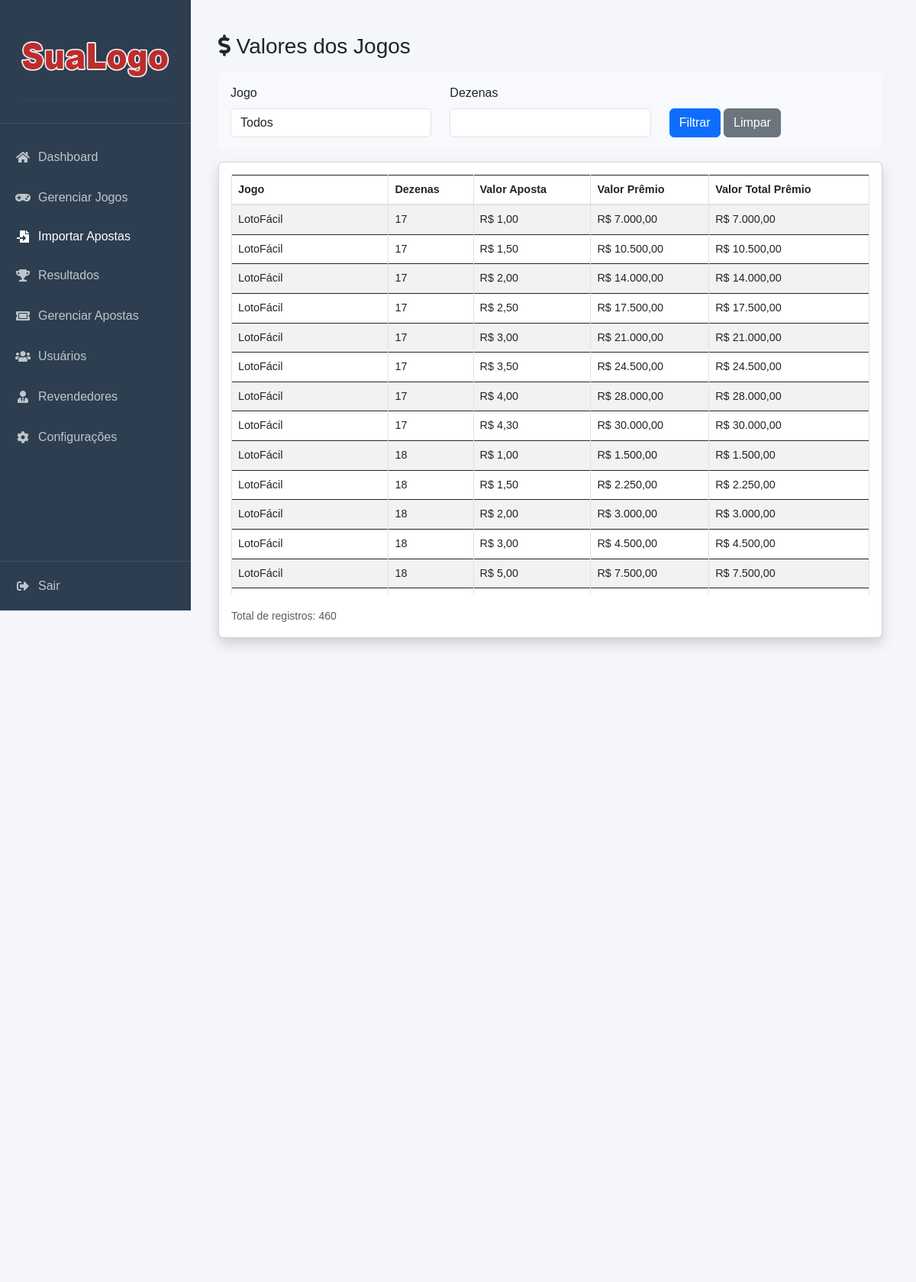
The app's page /admin/valores_jogos.php (signed in), older data.
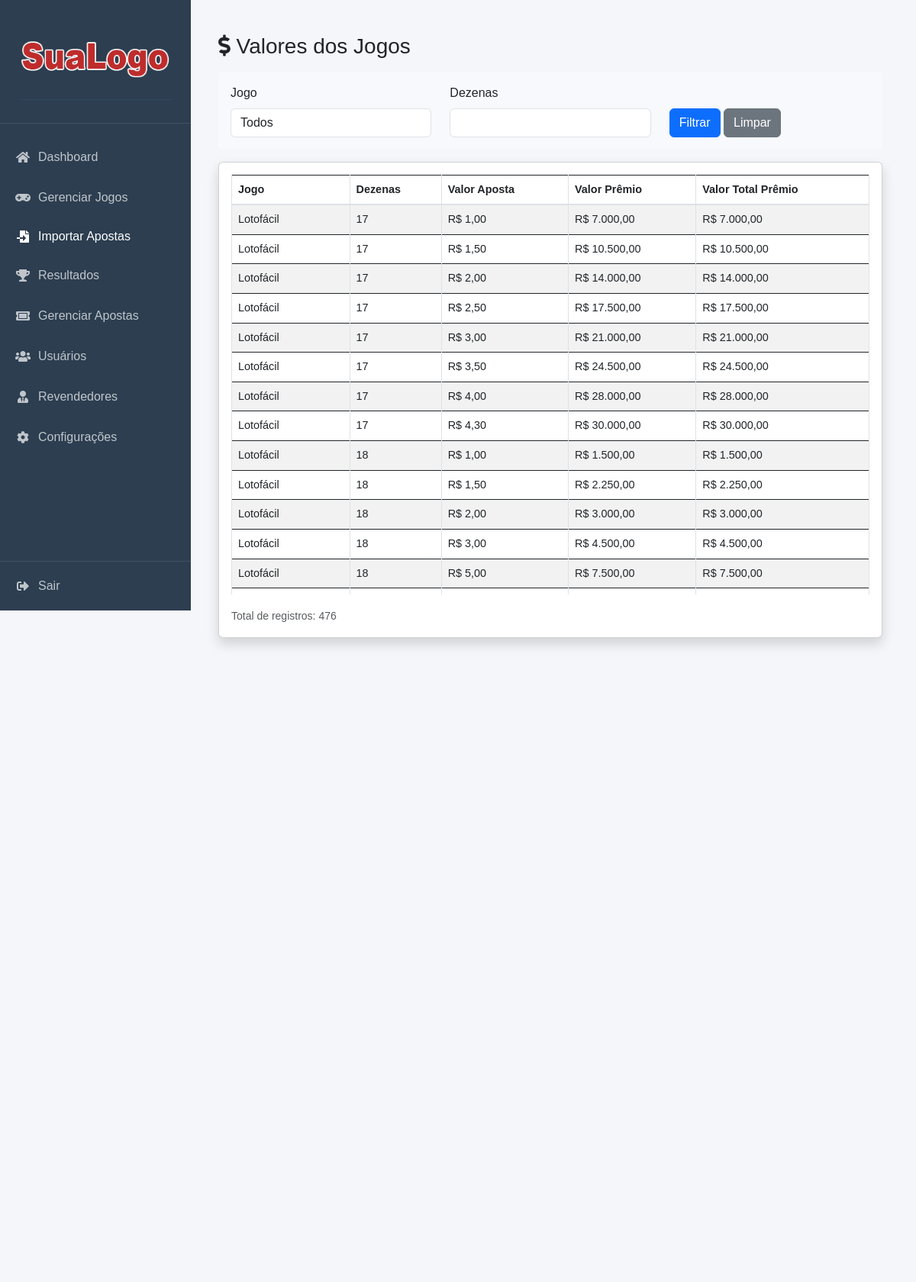
The same page, newer data.
### tables this page shows
CREATE TABLE `valores_jogos` (
  `id` int NOT NULL,
  `jogo_id` int NOT NULL,
  `valor_aposta` decimal(15,2) NOT NULL,
  `dezenas` int NOT NULL,
  `valor_premio` decimal(15,2) NOT NULL,
  `valor_total_premio` decimal(15,2) GENERATED ALWAYS AS (`valor_premio`) STORED
);

CREATE TABLE `jogos` (
  `id` int NOT NULL,
  `nome` varchar(255) NOT NULL,
  `quantidade_dezenas` int DEFAULT '6',
  `identificador_api` varchar(20) DEFAULT NULL,
  `titulo_importacao` varchar(100) DEFAULT NULL,
  `identificador_importacao` varchar(100) DEFAULT NULL,
  `numeros_total` int NOT NULL DEFAULT '100',
  `minimo_numeros` int NOT NULL DEFAULT '10',
  `maximo_numeros` int NOT NULL DEFAULT '25',
  `acertos_premio` int NOT NULL DEFAULT '10',
  `valor_aposta` decimal(10,2) NOT NULL DEFAULT '0.00',
  `valor_premio` decimal(10,2) NOT NULL DEFAULT '0.00',
  `numeros_disponiveis` int NOT NULL DEFAULT '60',
  `total_numeros` int NOT NULL DEFAULT '60',
  `dezenas` int NOT NULL DEFAULT '0',
  `dezenas_premiar` int NOT NULL DEFAULT '0',
  `valor` decimal(10,2) NOT NULL DEFAULT '0.00',
  `premio` decimal(10,2) NOT NULL DEFAULT '0.00',
  `status` tinyint(1) DEFAULT '1',
  `created_at` timestamp NULL DEFAULT CURRENT_TIMESTAMP,
  `data_criacao` timestamp NULL DEFAULT CURRENT_TIMESTAMP,
  `data_atualizacao` timestamp NULL DEFAULT CURRENT_TIMESTAMP ON UPDATE CURRENT_TIMESTAMP,
  `numero_concurso` varchar(10) DEFAULT NULL,
  `valor_acumulado` decimal(15,2) DEFAULT NULL,
  `data_proximo_concurso` date DEFAULT NULL,
  `valor_estimado_proximo` decimal(15,2) DEFAULT NULL,
  `api_nome` varchar(50) DEFAULT NULL
);

### admin/valores_jogos.php (the view, shortened to what this page needs)
<?php
require_once '../config/database.php';
require_once 'includes/header.php';
$dezenas = isset($_GET['dezenas']) ? (int)$_GET['dezenas'] : null;
$sql_base = "SELECT vj.*, j.nome as nome_jogo
             FROM valores_jogos vj
             INNER JOIN jogos j ON j.id = vj.jogo_id
             WHERE 1=1";
$params = [];
$sql_final = $sql_base . " ORDER BY vj.jogo_id, vj.dezenas, vj.valor_aposta";
$stmt = $pdo->prepare($sql_final);
$stmt->execute($params);
$valores = $stmt->fetchAll(PDO::FETCH_ASSOC);
?>
<div class="container-fluid">
    <div class="d-flex justify-content-between align-items-center mb-3">
        <h1 class="h3 mb-0 text-gray-800">
            <i class="fas fa-dollar-sign"></i> Valores dos Jogos
        </h1>
    </div>
    <div class="filtros">
        <form method="GET" class="row">
            <div class="col-md-4">
                <label for="jogo_id">Jogo</label>
                <select name="jogo_id" id="jogo_id" class="form-control">
                    <option value="">Todos</option>
                </select>
            </div>
            <div class="col-md-4">
                <label for="dezenas">Dezenas</label>
                <input type="number" name="dezenas" id="dezenas" class="form-control" value="<?php echo $dezenas; ?>" min="1">
            </div>
            <div class="col-md-4">
                <label>&nbsp;</label>
                <div>
                    <button type="submit" class="btn btn-primary">Filtrar</button>
                    <a href="valores_jogos.php" class="btn btn-secondary">Limpar</a>
                </div>
            </div>
        </form>
    </div>
    <div class="card shadow">
        <div class="card-body">
            <div class="table-responsive">
                <table class="table table-bordered table-hover table-striped" width="100%" cellspacing="0">
                    <thead>
                        <tr>
                            <th>Jogo</th>
                            <th>Dezenas</th>
                            <th>Valor Aposta</th>
                            <th>Valor Prêmio</th>
                            <th>Valor Total Prêmio</th>
                        </tr>
                    </thead>
                    <tbody>
                        <?php foreach ($valores as $valor): ?>
                            <tr>
                                <td><?php echo htmlspecialchars($valor['nome_jogo']); ?></td>
                                <td><?php echo $valor['dezenas']; ?></td>
                                <td>R$ <?php echo number_format($valor['valor_aposta'], 2, ',', '.'); ?></td>
                                <td>R$ <?php echo number_format($valor['valor_premio'], 2, ',', '.'); ?></td>
                                <td>R$ <?php echo number_format($valor['valor_total_premio'], 2, ',', '.'); ?></td>
                            </tr>
                        <?php endforeach; ?>
                    </tbody>
                </table>
            </div>
            <div class="mt-3">
                <small class="text-muted">
                </small>
            </div>
        </div>
    </div>
</div>
<?php
require_once 'includes/layout.php';
?>

Row changes from the older to the newer data that the page shows:
removed valores_jogos: jogo.nome "LotoFácil", dezenas "17", valor_aposta "1,00", valor_premio "7.000,00", valor_total_premio "7.000,00"
removed valores_jogos: jogo.nome "LotoFácil", dezenas "17", valor_aposta "1,50", valor_premio "10.500,00", valor_total_premio "10.500,00"
removed valores_jogos: jogo.nome "LotoFácil", dezenas "17", valor_aposta "2,00", valor_premio "14.000,00", valor_total_premio "14.000,00"
removed valores_jogos: jogo.nome "LotoFácil", dezenas "17", valor_aposta "2,50", valor_premio "17.500,00", valor_total_premio "17.500,00"
removed valores_jogos: jogo.nome "LotoFácil", dezenas "17", valor_aposta "3,00", valor_premio "21.000,00", valor_total_premio "21.000,00"
removed valores_jogos: jogo.nome "LotoFácil", dezenas "17", valor_aposta "3,50", valor_premio "24.500,00", valor_total_premio "24.500,00"
removed valores_jogos: jogo.nome "LotoFácil", dezenas "17", valor_aposta "4,00", valor_premio "28.000,00", valor_total_premio "28.000,00"
removed valores_jogos: jogo.nome "LotoFácil", dezenas "17", valor_aposta "4,30", valor_premio "30.000,00", valor_total_premio "30.000,00"
removed valores_jogos: jogo.nome "LotoFácil", dezenas "18", valor_aposta "1,00", valor_premio "1.500,00", valor_total_premio "1.500,00"
removed valores_jogos: jogo.nome "LotoFácil", dezenas "18", valor_aposta "1,50", valor_premio "2.250,00", valor_total_premio "2.250,00"
removed valores_jogos: jogo.nome "LotoFácil", dezenas "18", valor_aposta "2,00", valor_premio "3.000,00", valor_total_premio "3.000,00"
removed valores_jogos: jogo.nome "LotoFácil", dezenas "18", valor_aposta "3,00", valor_premio "4.500,00", valor_total_premio "4.500,00"
removed valores_jogos: jogo.nome "LotoFácil", dezenas "18", valor_aposta "5,00", valor_premio "7.500,00", valor_total_premio "7.500,00"
added valores_jogos: jogo.nome "Lotofácil", dezenas "17", valor_aposta "1,00", valor_premio "7.000,00", valor_total_premio "7.000,00"
added valores_jogos: jogo.nome "Lotofácil", dezenas "17", valor_aposta "1,50", valor_premio "10.500,00", valor_total_premio "10.500,00"
added valores_jogos: jogo.nome "Lotofácil", dezenas "17", valor_aposta "2,00", valor_premio "14.000,00", valor_total_premio "14.000,00"
added valores_jogos: jogo.nome "Lotofácil", dezenas "17", valor_aposta "2,50", valor_premio "17.500,00", valor_total_premio "17.500,00"
added valores_jogos: jogo.nome "Lotofácil", dezenas "17", valor_aposta "3,00", valor_premio "21.000,00", valor_total_premio "21.000,00"
added valores_jogos: jogo.nome "Lotofácil", dezenas "17", valor_aposta "3,50", valor_premio "24.500,00", valor_total_premio "24.500,00"
added valores_jogos: jogo.nome "Lotofácil", dezenas "17", valor_aposta "4,00", valor_premio "28.000,00", valor_total_premio "28.000,00"
added valores_jogos: jogo.nome "Lotofácil", dezenas "17", valor_aposta "4,30", valor_premio "30.000,00", valor_total_premio "30.000,00"
added valores_jogos: jogo.nome "Lotofácil", dezenas "18", valor_aposta "1,00", valor_premio "1.500,00", valor_total_premio "1.500,00"
added valores_jogos: jogo.nome "Lotofácil", dezenas "18", valor_aposta "1,50", valor_premio "2.250,00", valor_total_premio "2.250,00"
added valores_jogos: jogo.nome "Lotofácil", dezenas "18", valor_aposta "2,00", valor_premio "3.000,00", valor_total_premio "3.000,00"
added valores_jogos: jogo.nome "Lotofácil", dezenas "18", valor_aposta "3,00", valor_premio "4.500,00", valor_total_premio "4.500,00"
added valores_jogos: jogo.nome "Lotofácil", dezenas "18", valor_aposta "5,00", valor_premio "7.500,00", valor_total_premio "7.500,00"
